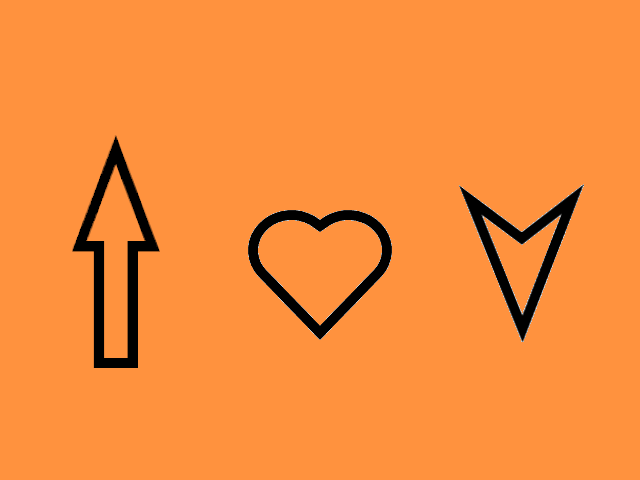
#> input picture 资源/实例代码/6.2  仿射/stardust/I Love You.png, 640 x 480 px
$ python stardust.py
#> lines starting #> are read from the running program, lines starting #| are printed output that depends on the picture
#file      stardust.py
#author    凡尘(Kevin Brooks)
#version   1.0
#date      2020_08_04
#github    https://github.com/stardust-scitech/OpenCM
#copyright Copyright (C) 2018, Stardust Studio, All Rights Reserved
#license   http://www.apache.org/licenses/LICENSE-2.0

#导入cv2模块，定义别名为cv
import cv2 as cv
#导入数学运算库，定义别名为np
import numpy as np

#加载图片
img = cv.imread("I Love You.png")
#> img is the input picture: shape (480, 640, 3); mean B, G, R 59.8, 140, 244.1
#获取图片信息
info = img.shape
#> info = (480, 640, 3)
#获取图片纵向长度
height = info[0]
#> height = 480
#获取图片横向长度
width = info[1]
#> width = 640
#获取图片通道数
mode = info[2]
#> mode = 3

#创建原图3点(左上, 左下和右上)的坐标
matSrc = np.float32([[0,0],[0,height],[width, 0]])
#> matSrc = [[0, 0], [0, 480], [640, 0]]
#创建目标图像的3点坐标
matDst = np.float32([[0,0],[100, height-100],[width-100,100]])
#> matDst = [[0, 0], [100, 380], [540, 100]]
#合并矩阵
matAffine = cv.getAffineTransform(matSrc,matDst)
#进行仿射变换
container = cv.warpAffine(img, matAffine,(height, width))
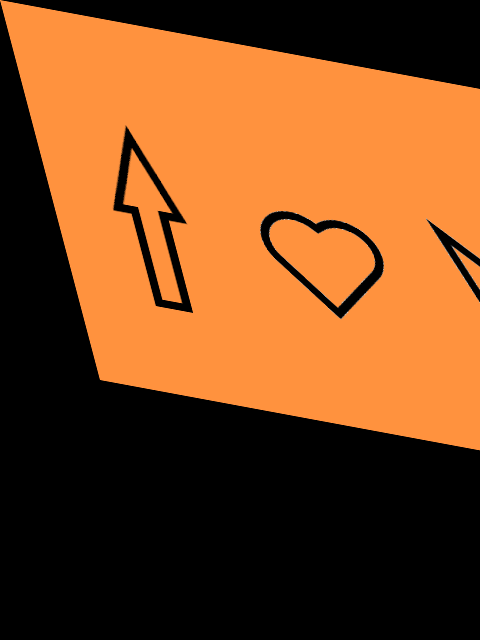
#> container: shape (640, 480, 3); mean B, G, R 30.2, 70.8, 123.5
#显示原图
cv.imshow("Original image", img)
#显示显示旋转后的图像
cv.imshow("Affine image", container)
#等待按下任意按键继续运行下一条语句
cv.waitKey(0)
